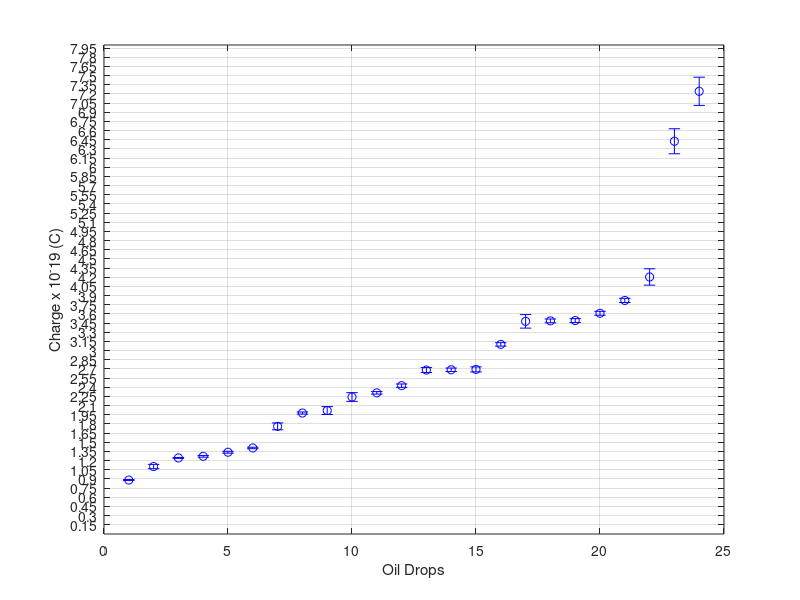

MATLAB code to generate this figure:
drop_number = 1:24;
% charge = 10 *[0.2427,
% 0.1271,
% 0.1338,
% 0.2682,
% 0.2693,
% 0.1761,
% 0.1104,
% 0.2241,
% 0.64252,
% 0.72425,
% 0.34792,
% 0.20199,
% 0.42052,
% 0.08826,
% 0.14076,
% 0.38213,
% 0.31022,
% 0.23096,
% 0.12446,
% 0.34867,
% 0.34917,
% 0.26865,
% 0.36111,
% 0.19791
% ];
% unc_charge = 10^-1 * [0.27548,
% 0.1422,
% 0.15538,
% 0.4052,
% 0.4061,
% 0.5598,
% 0.35085,
% 0.713,
% 2.0467,
% 2.3062,
% 1.1073,
% 0.6429,
% 1.3389,
% 0.081244,
% 0.12266,
% 0.34023,
% 0.28239,
% 0.20501,
% 0.0717,
% 0.30979,
% 0.31994,
% 0.28305,
% 0.32122,
% 0.17281
% ];

charge = 10 *[0.08826,
0.1104,
0.12446,
0.1271,
0.1338,
0.14076,
0.1761,
0.19791,
0.20199,
0.2241,
0.23096,
0.2427,
0.2682,
0.26865,
0.2693,
0.31022,
0.34792,
0.34867,
0.34917,
0.36111,
0.38213,
0.42052,
0.64252,
0.72425
];
unc_charge = 10^-1 * [0.081244,
0.35085,
0.0717,
0.1422,
0.15538,
0.12266,
0.5598,
0.17281,
0.6429,
0.713,
0.20501,
0.27548,
0.4052,
0.28305,
0.4061,
0.28239,
1.1073,
0.30979,
0.31994,
0.32122,
0.34023,
1.3389,
2.0467,
2.3062
];

x1 = drop_number;
y1 = charge;
%dx1 = errangle;
dy1 = unc_charge;

%Plot data with x and y error bars
errorbar(x1,y1,dy1,'bo')

grid on

xlabel('Oil Drops')
ylabel('Charge x 10^-19 (C)')

spacing = .15;
yticks(spacing*(1:100))

axis([0 25 0 8])

hold off